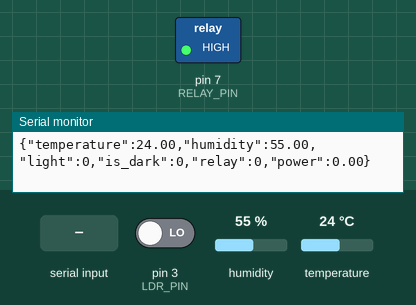
A sketch run on a simulated Arduino Uno, built with avr-gcc and run on an emulated ATmega328P. Shown: switched loads named in the sketch (green lamp = pin HIGH), the last lines printed to the serial monitor. The inputs (shaded band) are chosen by the test bench; at power-on: pin 3 (LDR_PIN) LOW, humidity 55 %, temperature 24 °C.

Above: at 3.2 s.
3.3 s: "RELAY_ON\n" received over Serial
At 4.3 s:
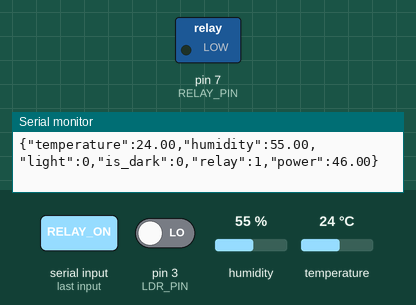
5.5 s: "RELAY_OFF\n" received over Serial
At 7.5 s:
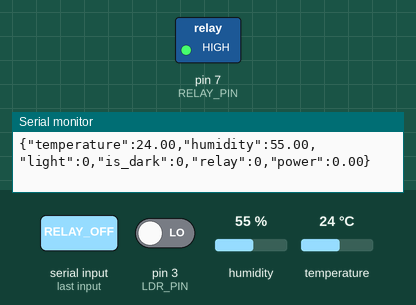
Timing chart, 0 to 9.0 s (numbered marks = the images above; inputs shaded):
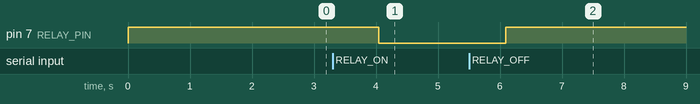

The sketch:

DHt11.ino
```cpp
#include <DHT.h>

#define DHTPIN 2
#define DHTTYPE DHT11
#define LDR_PIN 3
#define RELAY_PIN 7

DHT dht(DHTPIN, DHTTYPE);

const bool RELAY_ACTIVE_LOW = true;

bool relayState = false;  // Controlled ONLY via UI (Python → Serial)

void setRelay(bool on) {
  relayState = on;

  if (RELAY_ACTIVE_LOW) {
    digitalWrite(RELAY_PIN, on ? LOW : HIGH);
  } else {
    digitalWrite(RELAY_PIN, on ? HIGH : LOW);
  }
}

void handleSerialCommand() {
  if (Serial.available()) {
    String cmd = Serial.readStringUntil('\n');
    cmd.trim();
    cmd.toUpperCase();

    if (cmd == "RELAY_ON") {
      setRelay(true);
    }
    else if (cmd == "RELAY_OFF") {
      setRelay(false);
    }
  }
}

void setup() {
  Serial.begin(9600);

  pinMode(LDR_PIN, INPUT);
  pinMode(RELAY_PIN, OUTPUT);

  setRelay(false);

  dht.begin();
  delay(2000);
}

void loop() {

  handleSerialCommand();

  float temperature = dht.readTemperature();
  float humidity = dht.readHumidity();

  int lightState = digitalRead(LDR_PIN);

  bool isDark = (lightState == HIGH);

  if (isnan(temperature)) temperature = -1;
  if (isnan(humidity)) humidity = -1;

  float voltage = 230.0;
  float current = 0.2;  // assumed
  float power = relayState ? (voltage * current) : 0.0;

  Serial.print("{");
  Serial.print("\"temperature\":");
  Serial.print(temperature, 2);
  Serial.print(",\"humidity\":");
  Serial.print(humidity, 2);
  Serial.print(",\"light\":");
  Serial.print(lightState);
  Serial.print(",\"is_dark\":");
  Serial.print(isDark ? 1 : 0);
  Serial.print(",\"relay\":");
  Serial.print(relayState ? 1 : 0);
  Serial.print(",\"power\":");
  Serial.print(power, 2);
  Serial.println("}");

  delay(2000);
}
```

Measured:
- after the input at 3.3 s, pin 7 (RELAY_PIN): HIGH → LOW after 0.74 s
- after the input at 5.5 s, pin 7 (RELAY_PIN): LOW → HIGH after 0.59 s
